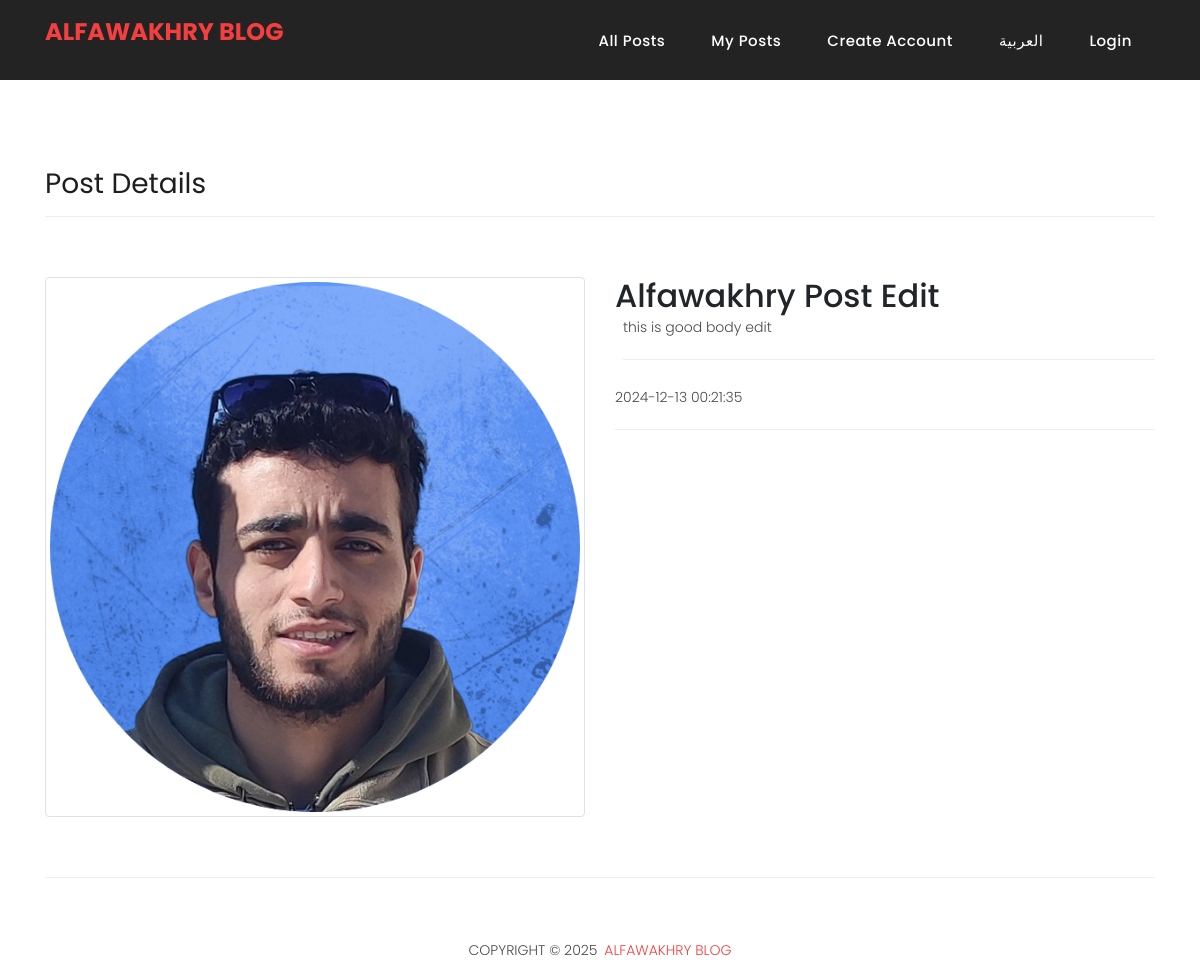
The page /viewPost.php?id=1 on the database its author committed.
### tables this page shows
CREATE TABLE `posts` (
  `id` int(11) NOT NULL,
  `title` varchar(255) NOT NULL,
  `body` text NOT NULL,
  `image` varchar(255) DEFAULT NULL,
  `created_at` datetime DEFAULT current_timestamp(),
  `user_id` int(11) NOT NULL
);

### viewPost.php (the view, shortened to what this page needs)
<?php
require_once 'inc/header.php';
require_once "inc/conn.php";
if ($lang == 'ar') {
  $header_dir = 'text-right';
} else {
  $header_dir = 'text-left';
}
?>
<div class="page products-heading header-text">
  <div class="container">
    <div class="row">
      <div class="col-md-12">
        <div class="text-content">
          <h4>new Post</h4>
          <h2>add new personal post</h2>
        </div>
      </div>
    </div>
  </div>
</div>
<?php
if(isset($_GET['id'])) {
  $id = $_GET['id'];
  $query = "SELECT * FROM `posts` WHERE `id` = '$id'";
  $res = mysqli_query($conn, $query);
  $row_count = mysqli_num_rows($res);
  if ($row_count == 1) {
    $post = mysqli_fetch_assoc($res);
  } else {
    header("location:index.php");
  }
}else {
  header("location:index.php");
}
?>
<div class="best-features about-features">
  <div class="container">
    <div class="row">
      <div class="col-md-12">
        <div class="section-heading <?=$header_dir?>">
          <h2><?=$msg['Post Details']?></h2>
        </div>
      </div>
      <div class="col-md-6">
        <div class="right-image img-thumbnail">
          <img src="assets/images/postImage/<?= $post['image'] ?>" alt="">
        </div>
      </div>
      <div class="col-md-6">
        <div class="left-content">
          <h2 class="text-capitalize"><?= $post['title'] ?></h2>
          <p class="ml-2"><?= $post['body'] ?></p>
          <p><?= $post['created_at'] ?></p>
        </div>
      </div>
    </div>
  </div>
</div>
<?php require_once 'inc/footer.php' ?>

### inc/header.php (shortened to what this page needs)
<?php
if (isset($_SESSION['lang'])) {
  $lang = $_SESSION['lang'];
} else {
  $lang = "en";
}
if ($lang == 'ar') {
  require_once "ar.php";
  $dir = "rtl";
} else {
  $dir = "ltr";
}
?>
<!DOCTYPE html>
<html lang="en" dir="<?=$dir?>">
<head>
  <link href="vendor/bootstrap/css/bootstrap.min.css" rel="stylesheet">
  <link rel="stylesheet" href="assets/css/fontawesome.css">
  <link rel="stylesheet" href="assets/css/templatemo-sixteen.css">
  <link rel="stylesheet" href="assets/css/owl.css">
</head>
<body>
  <header class="padding-0">
    <nav class="navbar navbar-expand-lg ">
      <div class="container">
        <a class="navbar-brand" href="index.php">
          <h2> <em><?= $msg['ALfawakhry blog'] ?></em></h2>
        </a>
        <div class="collapse navbar-collapse" id="navbarResponsive">
          <?php
          if($lang == 'ar'){
            $nav_m = 'mr-auto';
          }else{
            $nav_m = 'ml-auto';
          }
          ?>
          <?php
          $curr_page = basename($_SERVER['PHP_SELF']);
          ?>
          <ul class="navbar-nav <?=$nav_m?>">
            <li class="nav-item <?=$curr_page == 'index.php'?'active':''?>">
              <a class="nav-link" href="index.php"><?= $msg['All Posts'] ?>
              </a>
            </li>
            <li class="nav-item <?=$curr_page == 'myposts.php'?'active':''?>">
              <a class="nav-link" href="myposts.php"><?= $msg['My Posts'] ?>
              </a>
            </li>
            <?php
            if (isset($_SESSION['user_id'])):
            ?>
              <li class="nav-item <?=$curr_page == 'addPost.php'?'active':''?>">
                <a class="nav-link" href="addPost.php"><?= $msg['Add New Post'] ?></a>
              </li>
            <?php else: ?>
              <li class="nav-item <?=$curr_page == 'register.php'?'active':''?>">
                <a class="nav-link" href="register.php"><?= $msg['Create Account'] ?></a>
              </li>
            <?php endif; ?>
            <?php if($lang=='ar'): ?>
            <li class="nav-item">
              <a class="nav-link" href="inc/changeLang.php?lang=en">English</a>
            </li>
            <?php else:?>
            <li class="nav-item">
              <a class="nav-link" href="inc/changeLang.php?lang=ar">العربية</a>
            </li>
  <?php endif;?>
            <?php
            if (isset($_SESSION['user_id'])):
            ?>
              <li class="nav-item <?=$curr_page == 'profile.php'?'active':''?>">
                <a class="nav-link" href="profile.php"><?= $msg['Profile']?></a>
              </li>
              <li class="nav-item">
                <a class="nav-link" href="handle/handleLogout.php"><?= $msg['Logout'] ?></a>
              </li>
            <?php else: ?>
              <li class="nav-item <?=$curr_page=='login.php' ? 'active': "" ?>">
                <a class="nav-link" href="login.php"><?= $msg['Login'] ?></a>
              </li>
            <?php endif; ?>
          </ul>
        </div>
      </div>
    </nav>
  </header>

### inc/footer.php (shortened to what this page needs)
<footer>
      <div class="container">
        <div class="row">
          <div class="col-md-12">
            <div class="inner-content pb-0">
              <p>Copyright &copy; 2025
            <a rel="nofollow noopener" href="#">ALFawakhry Blog</a></p>
            </div>
          </div>
        </div>
      </div>
  </footer>
  </body>
</html>

### assets/css/templatemo-sixteen.css (style rules this page uses)
body { font-family: 'Poppins', sans-serif; overflow-x: hidden; text-rendering: optimizeLegibility; -webkit-font-smoothing: antialiased; -moz-osx-font-smoothing: grayscale; }
p { margin-bottom: 0px; font-size: 14px; font-weight: 300; color: #4a4a4a; line-height: 24px; }
a { text-decoration: none!important; }
ul { padding: 0; margin: 0; list-style: none; }
h1,h2,h3,h4,h5,h6 { margin: 0px; }
.section-heading { text-align: left; margin-bottom: 60px; border-bottom: 1px solid #eee; }
.section-heading h2 { font-size: 28px; font-weight: 400; color: #1e1e1e; margin-bottom: 15px; }
.products-heading { background-image: url(../images/products-heading.jpg); }
header { position: absolute; z-index: 99999; width: 100%; height: 80px; background-color: #232323; -webkit-transition: all 0.3s ease-in-out 0s; -moz-transition: all 0.3s ease-in-out 0s; -o-transition: all 0.3s ease-in-out 0s; transition: all 0.3s ease-in-out 0s; }
header .navbar { padding: 17px 0px; }
.navbar .navbar-brand { float: left; margin-top: -12px; outline: none; }
.navbar .navbar-brand h2 { color: #fff; text-transform: uppercase; font-size: 24px; font-weight: 700; -webkit-transition: all .3s ease 0s; -moz-transition: all .3s ease 0s; -o-transition: all .3s ease 0s; transition: all .3s ease 0s; }
.navbar .navbar-brand h2 em { font-style: normal; color: #f33f3f; }
#navbarResponsive { z-index: 999; }
.navbar-collapse { text-align: center; }
.navbar .navbar-nav .nav-item { margin: 0px 15px; }
.navbar .navbar-nav a.nav-link { text-transform: capitalize; font-size: 15px; font-weight: 500; letter-spacing: 0.5px; color: #fff; transition: all 0.5s; margin-top: 5px; }
.about-features { margin-top: 100px!important; }
.about-features p { border-bottom: 1px solid #eee; padding-bottom: 20px; }
.about-features .container .row { padding-bottom: 0px!important; border-bottom: none!important; }
.best-features { margin-top: 50px; }
.best-features .container .row { border-bottom: 1px solid #eee; padding-bottom: 60px; }
.best-features img { width: 100%; overflow: hidden; }
.best-features p { margin-bottom: 25px; }
footer { text-align: center; }
footer .inner-content { border-top: 1px solid #eee; margin-top: 60px; padding: 60px 0px; }
footer .inner-content p { text-transform: uppercase; }
footer .inner-content p a { color: #f33f3f; margin-left: 3px; }

### rows shown on the page
posts: image (picture), title "Alfawakhry Post Edit", body "this is good body edit", created_at "2024-12-13 00:21:35"

### other values the page prints
$msg['ALfawakhry blog'] "ALFAWAKHRY BLOG"
$msg['All Posts'] "All Posts"
$msg['My Posts'] "My Posts"
$msg['Create Account'] "Create Account"
$msg['Login'] "Login"
$msg['Post Details'] "Post Details"
